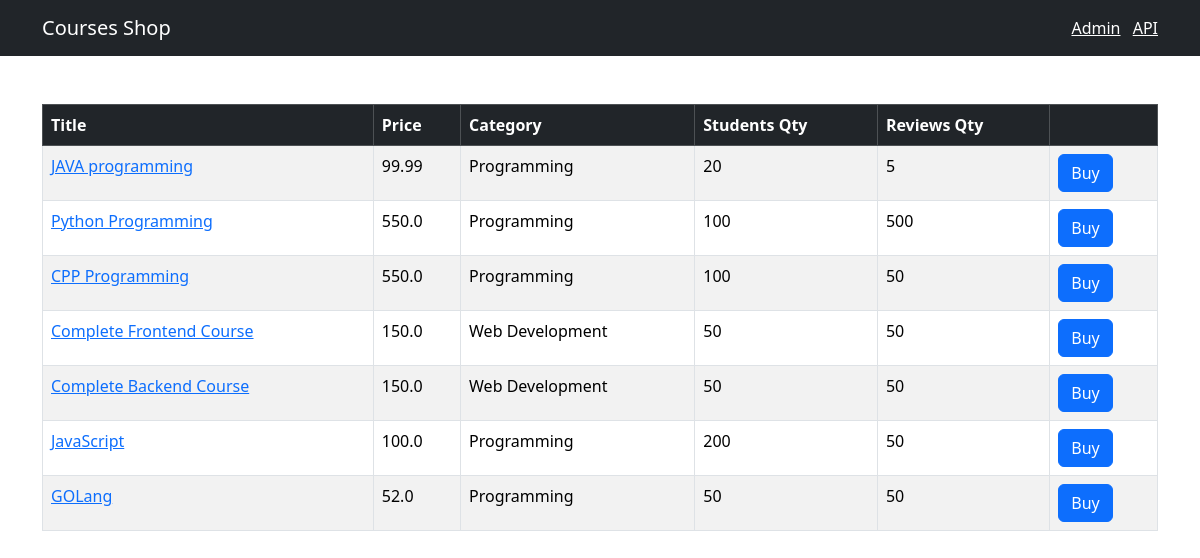
The app's page /shop/ with its own data.
### shop/models.py (models this page shows, shortened)
class Course(models.Model):
    title = models.CharField(max_length=255)
    price = models.FloatField()
    students_qty = models.IntegerField()
    reviews_qty = models.IntegerField()
    category = models.ForeignKey(Category, on_delete=models.CASCADE) #if category gets deleted courses are deleted
    created_at = models.DateTimeField(default=timezone.now)

class Category(models.Model):
    title = models.CharField(max_length=255)
    created_at = models.DateTimeField(default=timezone.now)
    def __str__(self):
        return self.title

### shop/views.py (the view)
# urls.py: path('', shop_views.index, name='home'),
def index(request):
    courses = Course.objects.all()
    return render(request, 'shop/courses.html', {'courses': courses})

### templates/shop/courses.html (shortened to what this page needs)
{% extends 'base.html' %}
{% block content %}
    <table class="table mt-5 table-bordered table-striped table-hover">
        <thead class="table-dark">
            <tr>
                <th>Title</th>
                <th>Price</th>
                <th>Category</th>
                <th>Students Qty</th>
                <th>Reviews Qty</th>
                <th></th>
            </tr>
        </thead>
        <tbody>
            {% for course in courses %}
            <tr>
                <td>
                    <a href={% url "shop:single_course" course.id %}> {{ course.title }} </a>
                </td>
                <td>{{ course.price }}</td>
                <td>{{ course.category }}</td>
                <td>{{ course.students_qty }}</td>
                <td>{{ course.reviews_qty }}</td>
                <td><button class="btn btn-primary">Buy</button></td>
            </tr>
            {% endfor %}
        </tbody>
    </table>
{% endblock %}

### templates/base.html (shortened to what this page needs)
<!DOCTYPE html>
<html lang="en">
<head>
    <link rel="stylesheet" href="https://cdn.jsdelivr.net/npm/bootstrap@5.3.3/dist/css/bootstrap.min.css">
</head>
<body>
    <nav class="navbar navbar-dark bg-dark">
        <div class="container">
            <a href={% url "shop:index" %} class="navbar-brand">Courses Shop</a>
            <span class="navbar-text">
                <a href="/admin" class="me-2" target="_blank">Admin</a>
                <a href="/api/v1/" target="_blank">API</a>
            </span>
        </div>
    </nav>
    <main class="container">
        {% block content %}
        {% endblock %}
    </main>
</body>
</html>

### records on screen
Course: title "JAVA programming", price "99.99", category "Programming", students_qty "20", reviews_qty "5"
Course: title "Python Programming", price "550.0", category "Programming", students_qty "100", reviews_qty "500"
Course: title "CPP Programming", price "550.0", category "Programming", students_qty "100", reviews_qty "50"
Course: title "Complete Frontend Course", price "150.0", category "Web Development", students_qty "50", reviews_qty "50"
Course: title "Complete Backend Course", price "150.0", category "Web Development", students_qty "50", reviews_qty "50"
Course: title "JavaScript", price "100.0", category "Programming", students_qty "200", reviews_qty "50"
Course: title "GOLang", price "52.0", category "Programming", students_qty "50", reviews_qty "50"
